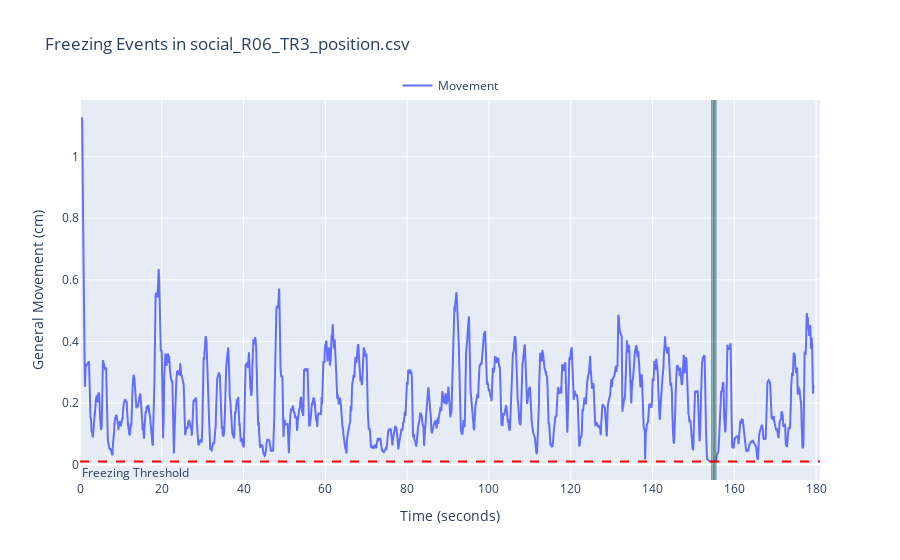

Here is the notebook cell this chart was saved with:
### Markdown cell above
---
#### 4.  We can also measure other behaviours, such as freezing

### Code cell
# Plot freezing events
rst.plot_freezing(params, example_path)

### Figure 1 — Plotly figure (JSON) as saved in the notebook; plotly's stock layout.template omitted (floating-point values rounded to 4 significant figures; data arrays with more than 128 entries replaced by an {"elided": "..."} marker saying what was removed)
{"data": [{"mode": "lines", "name": "Movement", "type": "scatter", "x": {"elided": "4500 float values"}, "y": {"elided": "4500 float values"}}], "layout": {"annotations": [{"showarrow": false, "text": "Freezing Threshold", "x": 0, "xanchor": "left", "xref": "x domain", "y": 0.01, "yanchor": "top", "yref": "y"}], "legend": {"orientation": "h", "x": 0.5, "xanchor": "center", "y": 1, "yanchor": "bottom"}, "shapes": [{"fillcolor": "rgba(0, 100, 80, 0.4)", "line": {"width": 0.4}, "type": "rect", "x0": 154.4, "x1": 155.0, "y0": -0.1, "y1": 1.5}, {"fillcolor": "rgba(0, 100, 80, 0.4)", "line": {"width": 0.4}, "type": "rect", "x0": 155.1, "x1": 155.6, "y0": -0.1, "y1": 1.5}, {"line": {"color": "red", "dash": "dash"}, "type": "line", "x0": 0, "x1": 1, "xref": "x domain", "y0": 0.01, "y1": 0.01, "yref": "y"}], "showlegend": true, "title": {"text": "Freezing Events in social_R06_TR3_position.csv"}, "xaxis": {"range": [0, 181.0], "title": {"text": "Time (seconds)"}}, "yaxis": {"range": [-0.05, 1.183], "title": {"text": "General Movement (cm)"}}}}
